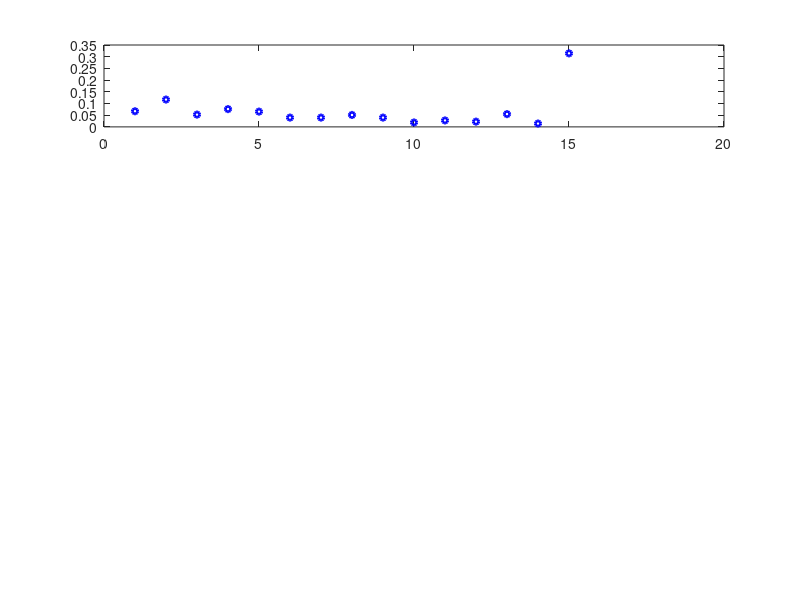

The MATLAB script that drew this image: (Note: this script raises an error after producing the figure.)
function FitExp2Data
    
      % assign RT data

    RTs=[2708.622 2317.149 2560.587];
    RTErrors=[149.53232 98.29219 128.4517]; % standard error of the mean difference (Cousinea Morey method)
    RTSD=RTErrors.*sqrt(28); % convert standard error the mean difference to standard deviation of the mean difference

    % read in raw count data and convert to probabilities
    
    D=csvread('RawData.csv');
   
    % convert frequency data to probabilities

    FreqData=zeros(15,4);
    Probs=zeros(28,15,4);
    for i=1:28;  % step through 28 subjects
        for report=1:15
            for cond=1:4
                RawData(i,report,cond)=D(D(:,1)==i & D(:,2)==report & D(:,4)==cond , 3);
            end
        end
        for cond=1:4
            if cond==1
                Probs(i,:,cond)=RawData(i,:,cond)./sum(RawData(i,:,cond));
            else
                Probs(i,:,cond)=(RawData(i,:,cond)./sum(RawData(i,:,cond)))-Probs(i,:,1);        % differences from No Gestalt condition
            end
        end;
    end
    
    Errors=squeeze(std(Probs,0,1)./sqrt(28));
    FreqData=squeeze(sum(RawData,1));
    
    N=sum(FreqData,1);    
    
    RespOrder=[4 2 12 14 5 6 8 7 3 1 11 13 9 10 15]; % singles, sides, all-but-one, diags, all
    
    params=ones(1,7);
    params=[-0.7128   -2.3084   -1.7053   -2.0994   -3.9151   -1.3087]; % initial parameter values
    Plot=0;                                             % suppress plotting
   [params,err]=fminsearch(@CalcError,params);          % initial fitting
   [params,err]=fminsearch(@CalcError,params);          % second fitting to ensure best fit
   err                                                  % output G-squared error
   params                                               % output best-fitting paramter values
   [(1 - normcdf(0, params(1), 1)) exp(params(2:6)) ]   % convert best-fitting parameters from gammas to probabilities
    Plot=1;                                             % turn on plotting
    CalcError(params);                                  % call error function to produce plotting
    
    function err=CalcError(params)

        %%%%% free parameters %%%%%%
      
        Z_spread =  params(1);    % breakthrough spread to other biters
        SPREAD = 1 - normcdf(0, Z_spread, 1); % convert to probability
        
        Gam_UR =  params(2);        % upper right set to outward pointing
        Gam_UL =  params(2);        % upper left set to outward pointing
        Gam_BR =  params(2);        % bottom right set to outward pointing
        Gam_BL =  params(2);        % bottom left set to outward pointing
        Gam_EYE =  params(3);       % all four biters from eye movements
        Gam_SAL =  params(4);       % salience for inward pointing biter
        Gam_IC  =  params(5);       % both ends of illusory rectangle (or collinearity)
        Gam_X  =  params(6);        % all biters from illusory X or from eye movements
    
        
        for cond=1:4

            % default values, used for both hate condition
            ALL = exp(Gam_EYE);  % baseline tendency to see all 4 at once
            IRC = 0;  % No illusory left contour (rectangle or collinearity)
            ILC = 0;  % No iIllusory right contour (rectangle or collinearity)
            UR = exp(Gam_UR); % upper right biter
            UL = exp(Gam_UL); % upper left biter
            BR = exp(Gam_BR); % bottom right biter
            BL = exp(Gam_BL); % bottom left biter

            if  cond==2 % both talk condition
            %    ILC = exp(Gam_IC); % include for collinearity model
            %    IRC = exp(Gam_IC); % include for collinearity model

                ALL= exp(Gam_X);   % include for shapes model

        % include the following for salience 
                UR = exp(Gam_SAL);  % increase salience of inward pointing biters
                UL = exp(Gam_SAL);
                BR = exp(Gam_SAL);
                BL = exp(Gam_SAL);

            elseif cond==3 % left talk condition
                ILC = exp(Gam_IC);      % include for collinearity or shapes

        % include the following for salience 
                UL = exp(Gam_SAL); % increase salience of inward pointing biters
                BR = exp(Gam_SAL);

            elseif cond==4 % right talk condition
                IRC = exp(Gam_IC);       % include for collinearity or shapes

        % include the following for salience 
                UR = exp(Gam_SAL);  % increase salience of inward pointing biters
                BL = exp(Gam_SAL);
            end
            [TotResp RT]=CalcResp(ALL,IRC,ILC,UR,UL,BR,BL,SPREAD);
            
            if cond<4 % condition 3 and 4 make the same RT prediction
                RTPred(cond)=RT;
            end
            
            FreqPred(:,cond)=N(cond).*TotResp;
                     
            ProbPred(:,cond)=FreqPred(:,cond)./N(cond);
            ProbData(:,cond)=FreqData(:,cond)./N(cond);
        end
                
          if Plot==1
            CondOrder=[1 3 4 2];
            figure(1);
            for c=1:4
                cond=CondOrder(c);
                subplot(4,1,c);
                hold off
               
                if cond==1
                    Hdata=plot(FreqData(RespOrder,cond)./N(cond),'ob','LineWidth', 2,'MarkerSize',4);
                    hold on
                    errorbar([1:15],FreqData(RespOrder,cond)./N(cond),Errors(:,cond),Errors(:,cond),'LineStyle','none','LineWidth', 2,'Color','b');
                else
                    Hdata=plot(FreqData(RespOrder,cond)./N(cond)-FreqData(RespOrder,1)./N(1),'ob','LineWidth', 2,'MarkerSize',4);
                    hold on
                    errorbar([1:15],FreqData(RespOrder,cond)./N(cond)-FreqData(RespOrder,1)./N(1),Errors(:,cond),Errors(:,cond),'LineStyle','none','LineWidth', 2,'Color','b');
                end

                if cond==1
                    Hmodel=plot(FreqPred(RespOrder,cond)./N(cond),'xr','LineWidth',2,'MarkerSize',8);
                else
                    Hmodel=plot(FreqPred(RespOrder,cond)./N(cond)-FreqPred(RespOrder,1)./N(1),'xr','LineWidth',2,'MarkerSize',8);
                end

                set(gca,'FontName','Arial','FontSize',8,'FontWeight','Bold',  'LineWidth', 2);
                if cond==1
                    axis([.5 15.5 0 .4]);
                    line([4.5 4.5],[0 .4]);
                    line([8.5 8.5],[0 .4]);
                    line([12.5 12.5],[0 .4]);
                else
                    axis([.5 15.5 -.1 .1]);
                    line([.5 15.5],[0 0]);
                    line([4.5 4.5],[-.1 .1]);
                    line([8.5 8.5],[-.1 .1]);
                    line([12.5 12.5],[-.1 .1]);
                end
                LegInclude=[Hdata Hmodel];
                legend(LegInclude,'Data','Model','Location','NorthWest');
                if cond==1
                    title('Both Hate');
                elseif cond==2
                    title('Both Talk');
                elseif cond==3
                    title('Left Talk');
                elseif cond==4
                    title('Right Talk');
                end
                set(gca,'XTick',[1:15]);
                 ax = gca;
                 ax.XTick = [1:15];
                 ax.XTickLabel = '';
                myLabels = {'+ -','- +','- -','- -','+ +','- +','- -','+ -','- +','+ -','+ +','+ +','+ -','- +','+ +';
                            '- -','- -','- +','+ -','- -','- +','+ +','+ -','+ +','+ +','+ -','- +','- +','+ -','+ +';
                            '','One Biter Reported','','','','One Side Reported','','','','All But One Reported','','','','Gestalt Reported',''};
                        
                for i=1:15
                    text(i, ax.YLim(1), sprintf('%s\n%s\n%s', myLabels{:,i}), ...
                            'horizontalalignment', 'center', 'verticalalignment', 'top','FontName','Arial','FontSize',8,'FontWeight','Bold');  
                end

                if cond==1
                    ylabel('Report Probability');
                else
                    ylabel('Change from Both Hate');
                end
                
                filename=sprintf('Cond%d.bmp',cond);
                axes('pos',[.4 (.86-(c-1)*.22) .08 .08])
                imshow(filename);
                
                
            end
            figure(2);
            hold off
            
            Hdata=plot(RTs([1 3 2]),'ob','LineWidth', 2,'MarkerSize',8);
            hold on
            errorbar([1:3],RTs([1 3 2]),RTErrors([1 3 2]),RTErrors([1 3 2]),'LineStyle','none','LineWidth', 2,'Color','b');

            Hmodel=plot(RTPred([1 3 2]),'xr','LineWidth',2,'MarkerSize',16);

            set(gca,'FontName','Arial','FontSize',12,'FontWeight','Bold',  'LineWidth', 2);
            axis([.5 3.5 2100 2900]);
            LegInclude=[Hdata Hmodel];
            legend(LegInclude,'Data','Model','Location','SouthWest');
             ax = gca;
             ax.XTick = [1:3];
             ax.XTickLabel = ({'Both Hate' 'Mixed' 'Both Talk'});
             ax.YTick = [2200:200:3000];
             ylabel('Median Breakthrough Time (ms)');
             xlabel('Condition');
            
             % if plotting, also output percent variance accounted for
            tot_mean=mean(ProbData(:));
            SStot=sum((ProbData(:)-mean(ProbData(:))).^2);
            SSres=sum((ProbData(:)-ProbPred(:)).^2);
            ProbExplained=1-(SSres/SStot)
            
            SStot=sum((RTs(:)-mean(RTs(:))).^2);
            SSres=sum((RTs(:)-RTPred(:)).^2);
            RTExplained=1-(SSres/SStot)
        end
        % calculate G-squared error based on likelihood ratio test
        err=0;
        err=-2*sum(log(mnpdf(FreqData',ProbPred')./mnpdf(FreqData',ProbData')));
        err=err-2*(28*70)*sum(log(normpdf(RTPred(:),RTs(:),RTSD(:))./normpdf(RTs(:),RTs(:),RTSD(:))));
        % each of the 3 RT datapoints is from 28 subjects and 70 trials so
        % the likelihood is multiplied by (28*70) to be comparable to the
        % likelihood of the raw response data in terms of trials
    end

    function [TotResp RT]=CalcResp(ALL,IRC,ILC,UR,UL,BR,BL,SPREAD)
      
        % calculate chances of spread occuring (N) or not (n) to each of
        % the other 2 or 3 biters
        nnn = (1-SPREAD).^3;           % none of other three
        Nnn = SPREAD*((1-SPREAD).^2);   
        NNn = (SPREAD.^2)*(1-SPREAD);    
        NNN = SPREAD.^3;               % spread to all of the other three
        nn = (1-SPREAD).^2;   
        Nn = SPREAD*(1-SPREAD);  
        NN = SPREAD.^2;      
        
        NONE=1;  % perceptual salience of Mondrian
        
        SamplingSpace=NONE+ALL+IRC+ILC+UR+UL+BR+BL; % denominator for softmax
        
        NONE=NONE/SamplingSpace;
        ALL=ALL/SamplingSpace;
        IRC=IRC/SamplingSpace;
        ILC=ILC/SamplingSpace;
        UR=UR/SamplingSpace;
        UL=UL/SamplingSpace;
        BR=BR/SamplingSpace;
        BL=BL/SamplingSpace;

        % perception probabilities for each cycle
        
        resp(2) = UR*nnn;                                          % upperR only
        resp(4) = UL*nnn;                                          % upperL only
        resp(12)= BR*nnn;                                          % bottomR only
        resp(14)= BL*nnn;                                          % botomL only
        resp(5) = (UL+UR)*Nnn;                                 % both top biters
        resp(6) = (UR+BR)*Nnn;                                 % both right biters
        resp(7) = (UL+BL)*Nnn;                                 % both left biters
        resp(8) = (BL+BR)*Nnn;                                 % both bottom biters
        resp(3) = IRC*Nn + (UR+BL+BR)*NNn;                        % all but upper left
        resp(1) = ILC*Nn +  (UL+BR+BL)*NNn;                        % all but upper right 
        resp(11)= IRC*Nn + (UL+UR+BL)*NNn;                        % all but bottom right
        resp(13)= ILC*Nn + (UL+UR+BR)*NNn;                         % all but bottom left
        resp(9) = ILC*nn + (UL+BR)*Nnn;                           % diagL
        resp(10) = IRC*nn + (UR+BL)*Nnn;                          % diagR
        resp(15)= (ILC+IRC)*NN + ALL + NNN*(UR+UL+BR+BL);         % all biters

        if abs((1-sum(resp))-NONE)>.00000001  % check to see if sum of 1-15 = none
            disp('calculation error');
        end      
        
        TotResp=resp./sum(resp); % because cycling is done until breakthrough, the final
        % response distrbitution is the normalized response distribution,
        % excluding the NONE
   
        RT = 1./sum(resp); % cycling til breakthrough is a geometric distribution and
                    %  1/B is the mean, where B is the probability of breakthrough on each cycle

        RT = RT *1000; % convert to milliseconds
    end

end
